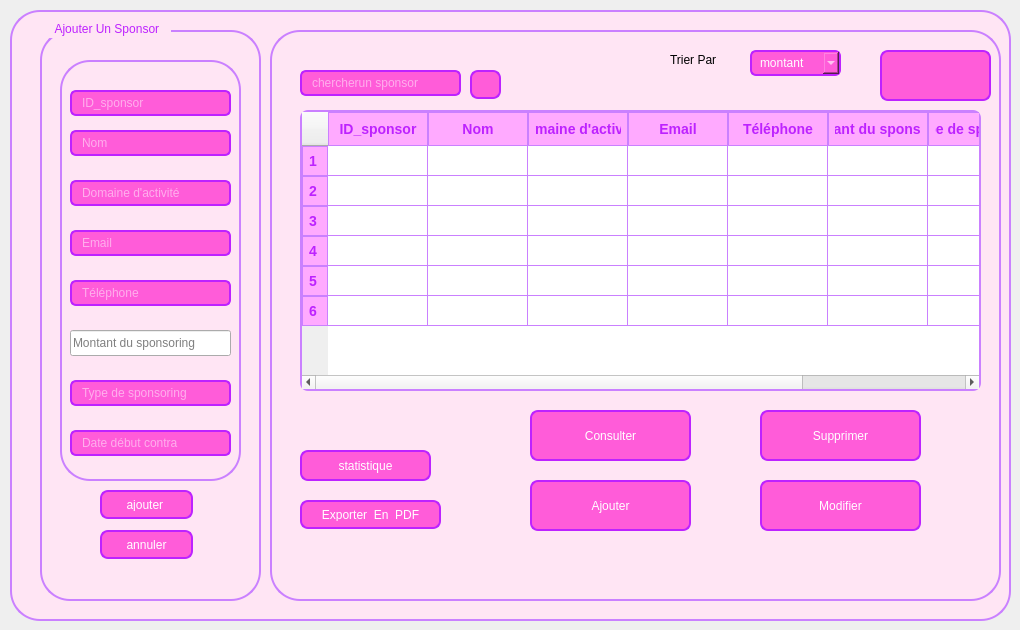
          <widget class="QWidget" name="tab_3">
           <attribute name="title">
            <string>Accueil</string>
           </attribute>
           <widget class="QGroupBox" name="groupBox_13">
            <property name="geometry">
             <rect>
              <x>10</x>
              <y>0</y>
              <width>1001</width>
              <height>621</height>
             </rect>
            </property>
            <property name="styleSheet">
             <string notr="true">QGroupBox {
    background-color: #ffe5f4;          /* soft pink background */
    border: 2px solid rgb(202, 128, 255); /* purple border */
    border-radius: 30px;                /* rounded shape */
    margin-top: 10px;
    padding: 10px;
}

QGroupBox::title {
    subcontrol-origin: margin;
    subcontrol-position: top left;
    padding: 2px 10px;
    color: #bd22ff;                     /* purple title text */
    font-weight: bold;
}
</string>
            </property>
            <property name="title">
             <string/>
            </property>
            <widget class="QGroupBox" name="groupBox_15">
             <property name="geometry">
              <rect>
               <x>30</x>
               <y>20</y>
               <width>221</width>
               <height>581</height>
              </rect>
             </property>
             <property name="styleSheet">
              <string notr="true">QGroupBox {
    background-color: #ffe5f4;          /* soft pink background */
    border: 2px solid rgb(202, 128, 255); /* purple border */
    border-radius: 30px;                /* rounded shape */
    margin-top: 10px;
    padding: 10px;
}

QGroupBox::title {
    subcontrol-origin: margin;
    subcontrol-position: top left;
    padding: 2px 10px;
    color: #bd22ff;                     /* purple title text */
    font-weight: bold;
}
</string>
             </property>
             <property name="title">
              <string> Ajouter Un Sponsor</string>
             </property>
             <widget class="QPushButton" name="pushButton_35">
              <property name="geometry">
               <rect>
                <x>60</x>
                <y>470</y>
                <width>93</width>
                <height>29</height>
               </rect>
              </property>
              <property name="styleSheet">
               <string notr="true">QPushButton {
    background-color: #ff5cd9;   /* button background */
    color: white;                /* text color */
    border: 2px solid #bd22ff;     /* black border */
    border-radius: 8px;
    padding: 6px 12px;
}

QPushButton:hover {
    background-color: #ffaaff;   /* hover color */
}
</string>
              </property>
              <property name="text">
               <string>ajouter </string>
              </property>
              <property name="icon">
               <iconset theme="QIcon::ThemeIcon::ListAdd"/>
              </property>
             </widget>
             <widget class="QPushButton" name="pushButton_36">
              <property name="geometry">
               <rect>
                <x>60</x>
                <y>510</y>
                <width>93</width>
                <height>29</height>
               </rect>
              </property>
              <property name="styleSheet">
               <string notr="true">QPushButton {
    background-color: #ff5cd9;   /* button background */
    color: white;                /* text color */
    border: 2px solid #bd22ff;     /* black border */
    border-radius: 8px;
    padding: 6px 12px;
}

QPushButton:hover {
    background-color: #ffaaff;   /* hover color */
}

</string>
              </property>
              <property name="text">
               <string>annuler</string>
              </property>
              <property name="icon">
               <iconset theme="QIcon::ThemeIcon::ApplicationExit"/>
              </property>
             </widget>
             <widget class="QGroupBox" name="groupBox_19">
              <property name="geometry">
               <rect>
                <x>20</x>
                <y>30</y>
                <width>181</width>
                <height>431</height>
               </rect>
              </property>
              <property name="styleSheet">
               <string notr="true">/* Style for the first QGroupBox (the one with the list) */
QGroupBox#groupBox_lista {
    background-color: #ffe5f4;            /* soft pink background */
    border: 2px solid rgb(202, 128, 255); /* purple border */
    border-radius: 30px;
    margin-top: 10px;
    padding: 10px;
}

QGroupBox#groupBox_lista::title {
    subcontrol-origin: margin;
    subcontrol-position: top left;
    padding: 2px 10px;
    color: #bd22ff;                       /* purple title text */
    font-weight: bold;
}

/* Style for the second QGroupBox (the one that groups the two) */
QGroupBox#groupBox_zouz {
    background-color: #ffe5f4;
    border: 2px solid #bd22ff;
    border-radius: 30px;
    margin-top: 10px;
    padding: 10px;
}

QGroupBox#groupBox_zouz::title {
    subcontrol-origin: margin;
    subcontrol-position: top left;
    padding: 2px 10px;
    color: #bd22ff;
    font-weight: bold;
}
</string>
              </property>
              <property name="title">
               <string/>
              </property>
              <widget class="QLineEdit" name="lineEdit_21">
               <property name="geometry">
                <rect>
                 <x>10</x>
                 <y>380</y>
                 <width>161</width>
                 <height>26</height>
                </rect>
               </property>
               <property name="styleSheet">
                <string notr="true">QLineEdit {
    background-color: #ff5cd9;   /* background same as button */
    color: white;                /* text color */
    border: 2px solid #bd22ff;    /* black border */
    border-radius: 6px;
    padding: 4px 8px;
}
</string>
               </property>
               <property name="placeholderText">
                <string>Date début contra</string>
               </property>
              </widget>
              <widget class="QLineEdit" name="lineEdit_22">
               <property name="geometry">
                <rect>
                 <x>10</x>
                 <y>180</y>
                 <width>161</width>
                 <height>26</height>
                </rect>
               </property>
               <property name="styleSheet">
                <string notr="true">QLineEdit {
    background-color:#ff5cd9;   /* background same as button */
    color: white;                /* text color */
    border: 2px solid #bd22ff;     /* black border */
    border-radius: 6px;
    padding: 4px 8px;
}
</string>
               </property>
               <property name="placeholderText">
                <string>Email</string>
               </property>
              </widget>
              <widget class="QLineEdit" name="lineEdit_23">
               <property name="geometry">
                <rect>
                 <x>10</x>
                 <y>80</y>
                 <width>161</width>
                 <height>26</height>
                </rect>
               </property>
               <property name="styleSheet">
                <string notr="true">QLineEdit {
    background-color: #ff5cd9;   /* background same as button */
    color: white;                /* text color */
    border: 2px solid #bd22ff;     /* black border */
    border-radius: 6px;
    padding: 4px 8px;
}
</string>
               </property>
               <property name="placeholderText">
                <string>Nom</string>
               </property>
              </widget>
              <widget class="QLineEdit" name="lineEdit_24">
               <property name="geometry">
                <rect>
                 <x>10</x>
                 <y>280</y>
                 <width>161</width>
                 <height>26</height>
                </rect>
               </property>
               <property name="styleSheet">
                <string notr="true">QLineEdit {
    background-color: #ff5cd9;   /* background same as button */
    color: white;                /* text color */
    border: 2px solid #bd22ff;    /* black border */
    border-radius: 6px;
    padding: 4px 8px;
}
background-color: rgb(85, 170, 255);</string>
               </property>
               <property name="placeholderText">
                <string>Montant du sponsoring</string>
               </property>
              </widget>
              <widget class="QLineEdit" name="lineEdit_30">
               <property name="geometry">
                <rect>
                 <x>10</x>
                 <y>40</y>
                 <width>161</width>
                 <height>26</height>
                </rect>
               </property>
               <property name="styleSheet">
                <string notr="true">QLineEdit {
    background-color: #ff5cd9;   /* background same as button */
   color: white;                /* text color */
    border: 2px solid #bd22ff;     /* black border */
    border-radius: 6px;
    padding: 4px 8px;
}
</string>
               </property>
               <property name="placeholderText">
                <string>ID_sponsor</string>
               </property>
              </widget>
              <widget class="QLineEdit" name="lineEdit_31">
               <property name="geometry">
                <rect>
                 <x>10</x>
                 <y>330</y>
                 <width>161</width>
                 <height>26</height>
                </rect>
               </property>
               <property name="styleSheet">
                <string notr="true">QLineEdit {
    background-color: #ff5cd9;   /* background same as button */
    color: white;                /* text color */
    border: 2px solid #bd22ff;     /* black border */
    border-radius: 6px;
    padding: 4px 8px;
}
</string>
               </property>
               <property name="placeholderText">
                <string>Type de sponsoring</string>
               </property>
              </widget>
              <widget class="QLineEdit" name="lineEdit_32">
               <property name="geometry">
                <rect>
                 <x>10</x>
                 <y>130</y>
                 <width>161</width>
                 <height>26</height>
                </rect>
               </property>
               <property name="styleSheet">
                <string notr="true">QLineEdit {
    background-color: #ff5cd9;  /* background same as button */
    color: white;                /* text color */
    border: 2px solid #bd22ff;    /* black border */
    border-radius: 6px;
    padding: 4px 8px;
}
</string>
               </property>
               <property name="placeholderText">
                <string>Domaine d'activité</string>
               </property>
              </widget>
              <widget class="QLineEdit" name="lineEdit_33">
               <property name="geometry">
                <rect>
                 <x>10</x>
                 <y>230</y>
                 <width>161</width>
                 <height>26</height>
                </rect>
               </property>
               <property name="styleSheet">
                <string notr="true">QLineEdit {
    background-color: #ff5cd9;   /* background same as button */
    color: white;                /* text color */
    border: 2px solid #bd22ff;     /* black border */
    border-radius: 6px;
    padding: 4px 8px;
}
</string>
               </property>
               <property name="placeholderText">
                <string>Téléphone</string>
               </property>
              </widget>
             </widget>
            </widget>
            <widget class="QGroupBox" name="groupBox_14">
             <property name="geometry">
              <rect>
               <x>260</x>
               <y>20</y>
               <width>731</width>
               <height>581</height>
              </rect>
             </property>
             <property name="styleSheet">
              <string notr="true">QGroupBox {
    background-color: #ffe5f4;          /* soft pink background */
    border: 2px solid rgb(202, 128, 255); /* purple border */
    border-radius: 30px;                /* rounded shape */
    margin-top: 10px;
    padding: 10px;
}

QGroupBox::title {
    subcontrol-origin: margin;
    subcontrol-position: top left;
    padding: 2px 10px;
    color: #bd22ff;                     /* purple title text */
    font-weight: bold;
}
</string>
             </property>
             <property name="title">
              <string/>
             </property>
             <widget class="QLineEdit" name="lineEdit_20">
              <property name="geometry">
               <rect>
                <x>30</x>
                <y>50</y>
                <width>161</width>
                <height>26</height>
               </rect>
              </property>
              <property name="styleSheet">
               <string notr="true">QLineEdit {
    background-color: #ff5cd9;   /* background same as button */
    color: white;                /* text color */
    border: 2px solid #bd22ff;     /* black border */
    border-radius: 6px;
    padding: 4px 8px;
}
</string>
              </property>
              <property name="placeholderText">
               <string>chercherun sponsor</string>
              </property>
             </widget>
             <widget class="QPushButton" name="pushButton_20">
              <property name="geometry">
               <rect>
                <x>200</x>
                <y>50</y>
                <width>31</width>
                <height>29</height>
               </rect>
              </property>
              <property name="styleSheet">
               <string notr="true">QPushButton {
    background-color:  #ff5cd9;   /* button background */
    color: white;                /* text color */
    border: 2px solid #bd22ff;     /* black border */
    border-radius: 8px;
    padding: 6px 12px;
}

QPushButton:hover {
    background-color: #ffaaff;   /* hover color */
}
</string>
              </property>
              <property name="text">
               <string/>
              </property>
              <property name="icon">
               <iconset theme="QIcon::ThemeIcon::EditFind"/>
              </property>
             </widget>
             <widget class="QPushButton" name="pushButton_21">
              <property name="geometry">
               <rect>
                <x>610</x>
                <y>30</y>
                <width>111</width>
                <height>51</height>
               </rect>
              </property>
              <property name="styleSheet">
               <string notr="true">QPushButton {
    background-color: #ff5cd9;              /* button background */
    color: white;                           /* text color */
    border: 2px solid #bd22ff;              /* purple border */
    border-radius: 8px;
    padding: 6px 12px;
    font-family: &quot;Roboto&quot;;
}

QPushButton:hover {
    background-color: #ffaaff;              /* hover color */
}</string>
              </property>
              <property name="text">
               <string/>
              </property>
              <property name="icon">
               <iconset theme="QIcon::ThemeIcon::EditRedo"/>
              </property>
             </widget>
             <widget class="QTableWidget" name="tableWidget_3">
              <property name="geometry">
               <rect>
                <x>30</x>
                <y>90</y>
                <width>681</width>
                <height>281</height>
               </rect>
              </property>
              <property name="styleSheet">
               <string notr="true">/* ===== QTableWidget Style ===== */
QTableWidget {
    border: 2px solid #CA80FF;          /* purple border */
    border-radius: 8px;                 /* soft rounded corners */
    gridline-color: #CA80FF;            /* grid line color */
    background-color: #ffffff;          /* white table background */
    selection-background-color: #CA80FF;/* selected row background */
    selection-color: #bd22ff;           /* text color when selected */
    font-family: &quot;Poppins&quot;;
    font-size: 14px;
}

/* ===== Header (Top Row) ===== */
QHeaderView::section {
    background-color: rgb(255, 170, 255); /* soft pink header */
    color: #bd22ff;                       /* purple header text */
    font-weight: bold;
    font-family: &quot;Poppins&quot;;
    font-size: 14px;
    padding: 6px;
    border: 1px solid #CA80FF;            /* keep same color as grid */
}

/* ===== Corner Cell (Top-Left Square) ===== */
QTableCornerButton::section {
    background-color: rgb(255, 170, 255);
    border: 1px solid #CA80FF;
}
</string>
              </property>
              <row/>
              <row/>
              <row/>
              <row/>
              <row/>
              <row/>
              <column>
               <property name="text">
                <string>ID_sponsor</string>
               </property>
              </column>
              <column>
               <property name="text">
                <string>Nom</string>
               </property>
              </column>
              <column>
               <property name="text">
                <string>Domaine d'activité</string>
               </property>
              </column>
              <column>
               <property name="text">
                <string>Email</string>
               </property>
              </column>
              <column>
               <property name="text">
                <string>Téléphone</string>
               </property>
              </column>
              <column>
               <property name="text">
                <string>Montant du sponsoring</string>
               </property>
              </column>
              <column>
               <property name="text">
                <string>Type de sponsoring</string>
               </property>
              </column>
              <column>
               <property name="text">
                <string>Date début contrat</string>
               </property>
              </column>
             </widget>
             <widget class="QComboBox" name="comboBox">
              <property name="geometry">
               <rect>
                <x>480</x>
                <y>30</y>
                <width>91</width>
                <height>26</height>
               </rect>
              </property>
              <property name="styleSheet">
               <string notr="true">QComboBox {
    background-color: #ff5cd9;   /* background same as button */
    color: white;                /* text color */
    border: 2px solid #bd22ff;     /* black border */
    border-radius: 6px;
    padding: 4px 8px;
}

/* Dropdown list */
QComboBox QAbstractItemView {
    background-color: white;          /* dropdown background */
    selection-background-color: #55aaff;
    selection-color: black;
    border: 1px solid black;
}
</string>
              </property>
              <item>
               <property name="text">
                <string>montant</string>
               </property>
              </item>
              <item>
               <property name="text">
                <string/>
               </property>
              </item>
             </widget>
             <widget class="QLabel" name="label_22">
              <property name="geometry">
               <rect>
                <x>400</x>
                <y>30</y>
                <width>63</width>
                <height>20</height>
               </rect>
              </property>
              <property name="text">
               <string>Trier Par</string>
              </property>
             </widget>
             <widget class="QPushButton" name="pushButton_22">
              <property name="geometry">
               <rect>
                <x>260</x>
                <y>460</y>
                <width>161</width>
                <height>51</height>
               </rect>
              </property>
              <property name="styleSheet">
               <string notr="true">QPushButton {
    background-color:#ff5cd9;   /* button background */
    color: white;                /* text color */
    border: 2px solid #bd22ff;     /* black border */
    border-radius: 8px;
    padding: 6px 12px;
}

QPushButton:hover {
    background-color: #ffaaff;   /* hover color */
}

</string>
              </property>
              <property name="text">
               <string>Ajouter</string>
              </property>
              <property name="icon">
               <iconset theme="QIcon::ThemeIcon::ListAdd"/>
              </property>
             </widget>
             <widget class="QPushButton" name="pushButton_23">
              <property name="geometry">
               <rect>
                <x>490</x>
                <y>460</y>
                <width>161</width>
                <height>51</height>
               </rect>
              </property>
              <property name="styleSheet">
               <string notr="true">QPushButton {
    background-color: #ff5cd9;   /* button background */
    color: white;                /* text color */
    border: 2px solid #bd22ff;;     /* black border */
    border-radius: 8px;
    padding: 6px 12px;
}

QPushButton:hover {
    background-color: #ffaaff;   /* hover color */
}

</string>
              </property>
              <property name="text">
               <string>Modifier</string>
              </property>
              <property name="icon">
               <iconset theme="QIcon::ThemeIcon::DocumentProperties"/>
              </property>
             </widget>
             <widget class="QPushButton" name="pushButton_24">
              <property name="geometry">
               <rect>
                <x>490</x>
                <y>390</y>
                <width>161</width>
                <height>51</height>
               </rect>
              </property>
              <property name="styleSheet">
               <string notr="true">QPushButton {
    background-color: #ff5cd9;              /* button background */
    color: white;                           /* text color */
    border: 2px solid #bd22ff;              /* purple border */
    border-radius: 8px;
    padding: 6px 12px;
    font-family: &quot;Roboto&quot;;
}

QPushButton:hover {
    background-color: #ffaaff;              /* hover color */
}</string>
              </property>
              <property name="text">
               <string>Supprimer</string>
              </property>
              <property name="icon">
               <iconset theme="QIcon::ThemeIcon::EditDelete"/>
              </property>
              <property name="checkable">
               <bool>false</bool>
              </property>
              <property name="autoRepeatDelay">
               <number>299</number>
              </property>
             </widget>
             <widget class="QPushButton" name="pushButton_25">
              <property name="geometry">
               <rect>
                <x>260</x>
                <y>390</y>
                <width>161</width>
                <height>51</height>
               </rect>
              </property>
              <property name="styleSheet">
               <string notr="true">QPushButton {
    background-color: #ff5cd9;   /* button background */
    color: white;                /* text color */
    border: 2px solid #bd22ff;     /* black border */
    border-radius: 8px;
    padding: 6px 12px;
}

QPushButton:hover {
    background-color: #ffaaff;   /* hover color */
}
</string>
              </property>
              <property name="text">
               <string>Consulter</string>
              </property>
             </widget>
             <widget class="QPushButton" name="pushButton_26">
              <property name="geometry">
               <rect>
                <x>30</x>
                <y>430</y>
                <width>131</width>
                <height>31</height>
               </rect>
              </property>
              <property name="styleSheet">
               <string notr="true">QPushButton {
    background-color: #ff5cd9;   /* button background */
    color: white;                /* text color */
    border: 2px solid #bd22ff;     /* black border */
    border-radius: 8px;
    padding: 6px 12px;
}

QPushButton:hover {
    background-color: #ffaaff;   /* hover color */
}

</string>
              </property>
              <property name="text">
               <string>statistique</string>
              </property>
             </widget>
             <widget class="QPushButton" name="pushButton_19">
              <property name="geometry">
               <rect>
                <x>30</x>
                <y>480</y>
                <width>141</width>
                <height>29</height>
               </rect>
              </property>
              <property name="styleSheet">
               <string notr="true">QPushButton {
    background-color: #ff5cd9;   /* button background */
    color: white;                /* text color */
    border: 2px solid #bd22ff;    /* black border */
    border-radius: 8px;
    padding: 6px 12px;
}
QPushButton:hover {
    background-color: #ffaaff;   /* hover color */
}

</string>
              </property>
              <property name="text">
               <string>Exporter_En_PDF</string>
              </property>
             </widget>
            </widget>
           </widget>
          </widget>
